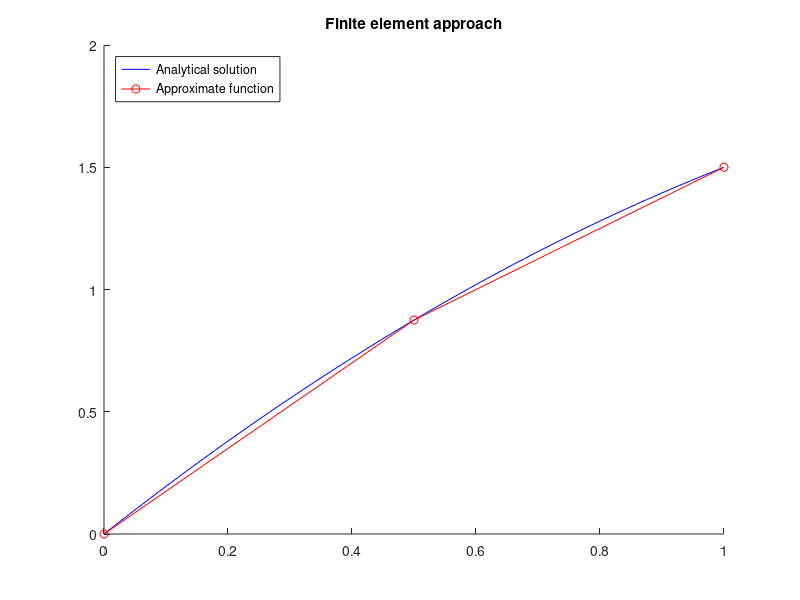

MATLAB code to generate this figure:
% 1D* LINEAR ELEMENTS**


% Environment 
L = 1; % Length*
Start = 0; % Base coordinate*
P = 1; % End applied axial load
b = 1; % Distributed axial force
A = 1; % Cross-sectional area
E = 1; % Young's Modulus
N1 = 2; % Number of elements

Boundaries = [Start, Start+L];
N0 = N1 + 1; % Number of nodes
h = L/N1; % Element size

% Dirichlet = {[1, 0], [N0, 0]}; % Dirichlet BCs [node, value]
Dirichlet = {[1, 0]};
Neumann = {[N0, P/(A*E)]}; % Neumann BCs [node, value]

gnodes = zeros(N0,1); % List: Global nodes (1 coordinate per node*)
elements = zeros(N1,2); % List: Element nodes (2 nodes per element**)

for i = 1:size(gnodes,1) % Fill in lists:
    gnodes(i,1) = Boundaries(1) + (i-1)*h;
end
for i = 1:size(elements,1)
    elements(i,1) = i;
    elements(i,2) = i+1;
end


% Analytical Solution:
Solution = @(x) L^2*b/(A*E)*(x/L)*(1-x/(2*L))+P*x/(A*E);  


% Initiate Stiffness (K) and Force (F) vectors:
K = zeros(N0);
F = zeros(N0,1);


% Calculate local stiffness matrix and nodal force vectors (same for all
% elements)
K_local = zeros(2,2);
Gradients = {-1/h; 1/h}; % Gradients of local shape functions (trivial: parent elements & integration scheme unnecessary)

for i = 1:size(K_local,1)
    for j = 1:size(K_local,2)
        K_local(i,j) = Gradients{i}*Gradients{j}*A*E*h;      
    end
end

F_local = ones(2,1)*b*h/2;


% Assemble
for e = 1:N1  
    ij = elements(e,:); 
    
    % Stiffness matrix:
    for local_i = 1:size(K_local,1)
        for local_j = 1:size(K_local,2)
            K(ij(local_i),ij(local_j)) = K(ij(local_i),ij(local_j)) + K_local(local_i, local_j);
        end
    end
    
    % Nodal force vector:
    for k = 1:length(ij)
        F(ij(k)) = F(ij(k)) + F_local(k);
    end
end


% Apply Neumann boundary conditions
for cond = 1:length(Neumann)
    F(Neumann{cond}(1)) = F(Neumann{cond}(1)) + Neumann{cond}(2);
end


% Apply Dirichlet boundary conditions
for cond = 1:length(Dirichlet)
    F = F - K(:,Dirichlet{cond}(1)).*Dirichlet{cond}(2);
end

for cond = 1:length(Dirichlet)
    K(:,Dirichlet{cond}(1)) = 0;
    K(Dirichlet{cond}(1),:) = 0;
    K(Dirichlet{cond}(1),Dirichlet{cond}(1)) = 1;
    F(Dirichlet{cond}(1)) = Dirichlet{cond}(2);
end


% Solve set of linear equations
U = K\F;


% Calculate stress and strain in each element
gnodes_displaced = gnodes + U;
sigma = zeros(N1,1);
epsilon = zeros(N1,1);

for e = 1:N1
    epsilon(e) = (gnodes_displaced(e+1)-gnodes_displaced(e))/(gnodes(e+1)-gnodes(e)) - 1;
    sigma(e) = E*epsilon(e);
end


% Plotting
clf
hold on
fplot(Solution, Boundaries, "Color", "blue")
plot(gnodes, U, 'o-', "Color", "red")
legend("Analytical solution", "Approximate function", "Location", "northwest")
title("Finite element approach")











